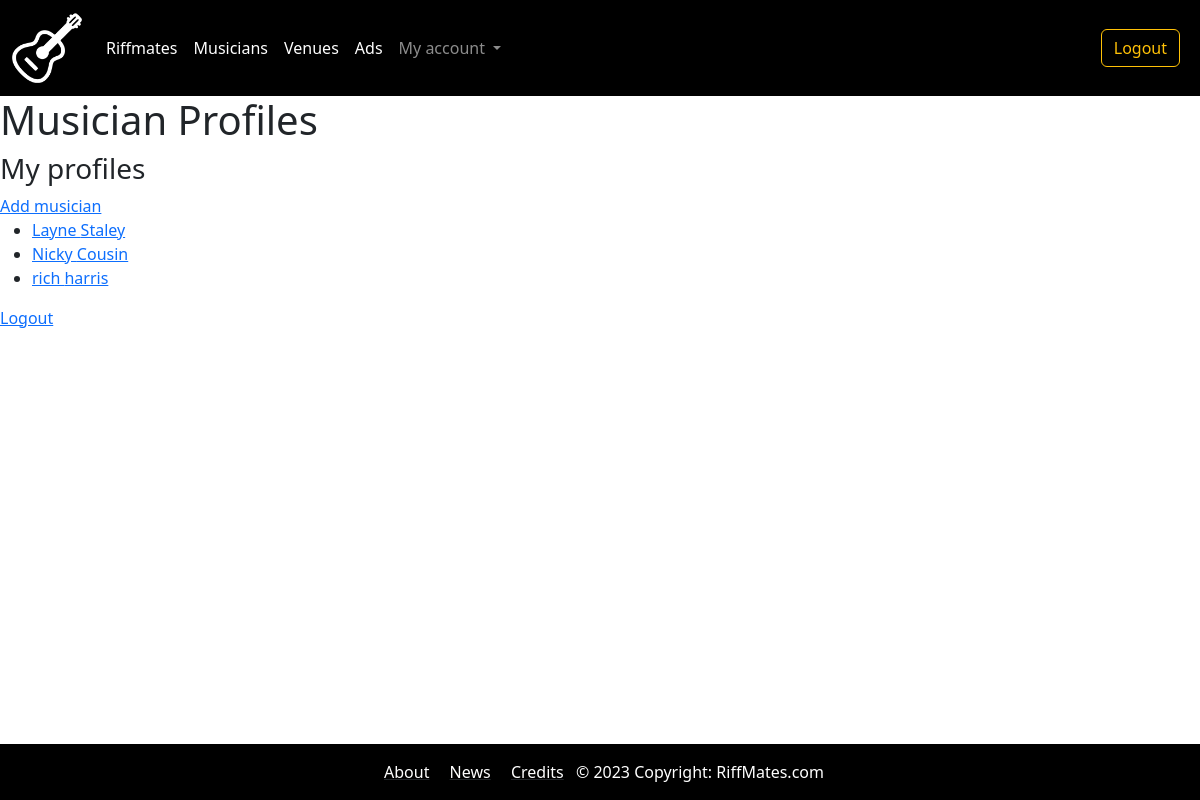
/bands/my_musicians/ (signed in), run on an earlier commit of the app's database.
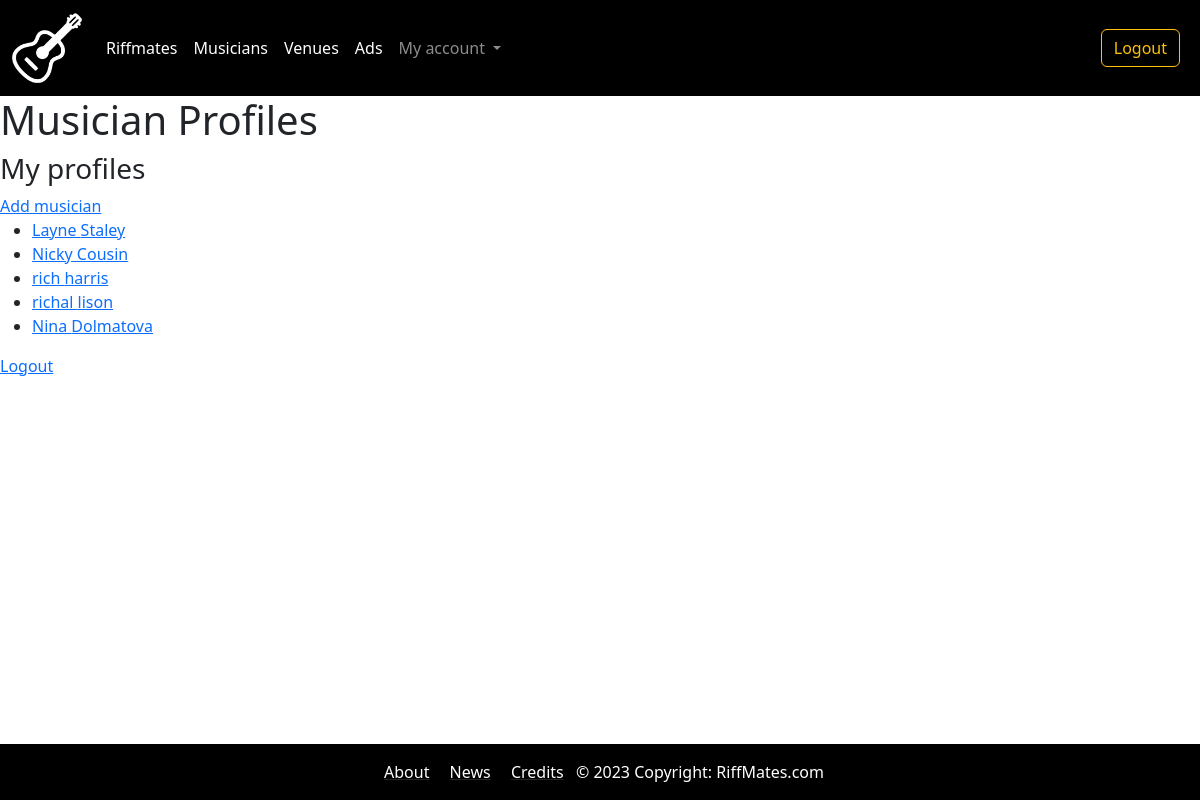
And on a later commit of the database.
### bands/models.py (models this page shows, shortened)
class Musician(models.Model):
    first_name = models.CharField(max_length=30)
    last_name = models.CharField(max_length=30)
    birth_date = models.DateField(null=True, blank=True)
    picture = models.ImageField(blank=True, null=True)

### bands/views.py (the view)
# urls.py: path('my_musicians/', views.musicians_restricted, name='musician_profiles_restricted'),
@login_required
def musicians_restricted(request):
    user_profile = request.user.userprofile
    musicians_profiles = Musician.objects.filter(userprofile=user_profile)
    data = {
        'content': '<h1>Musician Profiles</h1>',
        'profiles': musicians_profiles
    }
    return render(request, "general.html", data)

### templates/general.html (shortened to what this page needs)
{% extends "base.html" %}
{% block content %}
{% if request.user.is_authenticated %}
  {{ content|safe }}
  {% if profiles %}
    <h3>My profile{{ profiles|pluralize }}</h3>
    <a href="{% url 'new_musician' %}">Add musician</a>
    <ul>
      {% for profile in profiles %}
        <li><a href="{% url 'edit_musician' profile.id %}">{{ profile.first_name }} {{ profile.last_name }}</a></li>
      {% endfor %}
    </ul>
  {% endif %}
<p><a href="/accounts/logout/">Logout</a> </p>
{% else %}
  <h1>You need to log in first</h1>
  <p> <a href="/accounts/login/">Log in</a> </p>
{% endif %}
{% endblock content %}

What changed in the data, as far as the page shows it:
added Musician: first_name "richal", last_name "lison"
added Musician: first_name "Nina", last_name "Dolmatova"
